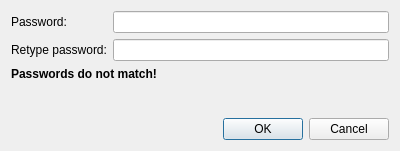
<ui version="4.0" >
 <class>PasswordDialog</class>
 <widget class="QDialog" name="PasswordDialog" >
  <property name="geometry" >
   <rect>
    <x>0</x>
    <y>0</y>
    <width>400</width>
    <height>151</height>
   </rect>
  </property>
  <property name="windowTitle" >
   <string>Dialog</string>
  </property>
  <layout class="QGridLayout" name="gridLayout" >
   <item row="0" column="0" >
    <layout class="QVBoxLayout" name="verticalLayout_2" >
     <item>
      <widget class="QLabel" name="label" >
       <property name="text" >
        <string>Password:</string>
       </property>
      </widget>
     </item>
     <item>
      <widget class="QLabel" name="label_2" >
       <property name="text" >
        <string>Retype password:</string>
       </property>
      </widget>
     </item>
    </layout>
   </item>
   <item row="0" column="1" >
    <layout class="QVBoxLayout" name="verticalLayout" >
     <item>
      <widget class="QLineEdit" name="password1" >
       <property name="echoMode" >
        <enum>QLineEdit::Password</enum>
       </property>
      </widget>
     </item>
     <item>
      <widget class="QLineEdit" name="password2" >
       <property name="echoMode" >
        <enum>QLineEdit::Password</enum>
       </property>
      </widget>
     </item>
    </layout>
   </item>
   <item row="3" column="0" colspan="2" >
    <widget class="QDialogButtonBox" name="buttonBox" >
     <property name="orientation" >
      <enum>Qt::Horizontal</enum>
     </property>
     <property name="standardButtons" >
      <set>QDialogButtonBox::Cancel|QDialogButtonBox::Ok</set>
     </property>
    </widget>
   </item>
   <item row="1" column="0" colspan="2" >
    <widget class="QLabel" name="equalLabel" >
     <property name="font" >
      <font>
       <weight>75</weight>
       <bold>true</bold>
      </font>
     </property>
     <property name="text" >
      <string>Passwords do not match!</string>
     </property>
     <property name="textFormat" >
      <enum>Qt::AutoText</enum>
     </property>
    </widget>
   </item>
   <item row="2" column="0" >
    <spacer name="verticalSpacer" >
     <property name="orientation" >
      <enum>Qt::Vertical</enum>
     </property>
     <property name="sizeHint" stdset="0" >
      <size>
       <width>20</width>
       <height>23</height>
      </size>
     </property>
    </spacer>
   </item>
  </layout>
  <zorder>buttonBox</zorder>
  <zorder>equalLabel</zorder>
  <zorder>verticalSpacer</zorder>
 </widget>
 <resources/>
 <connections>
  <connection>
   <sender>buttonBox</sender>
   <signal>accepted()</signal>
   <receiver>PasswordDialog</receiver>
   <slot>accept()</slot>
   <hints>
    <hint type="sourcelabel" >
     <x>248</x>
     <y>254</y>
    </hint>
    <hint type="destinationlabel" >
     <x>157</x>
     <y>274</y>
    </hint>
   </hints>
  </connection>
  <connection>
   <sender>buttonBox</sender>
   <signal>rejected()</signal>
   <receiver>PasswordDialog</receiver>
   <slot>reject()</slot>
   <hints>
    <hint type="sourcelabel" >
     <x>316</x>
     <y>260</y>
    </hint>
    <hint type="destinationlabel" >
     <x>286</x>
     <y>274</y>
    </hint>
   </hints>
  </connection>
 </connections>
</ui>
